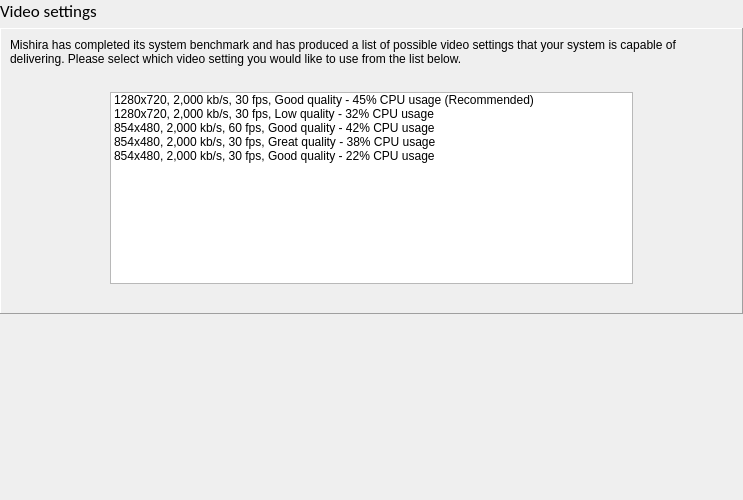
<?xml version="1.0" encoding="UTF-8"?>
<ui version="4.0">
 <class>BenchmarkResultsPage</class>
 <widget class="QWidget" name="BenchmarkResultsPage">
  <property name="geometry">
   <rect>
    <x>0</x>
    <y>0</y>
    <width>743</width>
    <height>500</height>
   </rect>
  </property>
  <property name="windowTitle">
   <string>Form</string>
  </property>
  <layout class="QVBoxLayout" name="verticalLayout">
   <property name="leftMargin">
    <number>0</number>
   </property>
   <property name="topMargin">
    <number>0</number>
   </property>
   <property name="rightMargin">
    <number>0</number>
   </property>
   <property name="bottomMargin">
    <number>0</number>
   </property>
   <item>
    <widget class="QLabel" name="label">
     <property name="font">
      <font>
       <family>Calibri</family>
       <pointsize>13</pointsize>
      </font>
     </property>
     <property name="text">
      <string>Video settings</string>
     </property>
    </widget>
   </item>
   <item>
    <widget class="StyledFrame" name="frame">
     <property name="frameShape">
      <enum>QFrame::Panel</enum>
     </property>
     <property name="frameShadow">
      <enum>QFrame::Raised</enum>
     </property>
     <layout class="QVBoxLayout" name="verticalLayout_2">
      <item>
       <widget class="QLabel" name="label_2">
        <property name="text">
         <string>Mishira has completed its system benchmark and has produced a list of possible video settings that your system is capable of delivering. Please select which video setting you would like to use from the list below.</string>
        </property>
        <property name="wordWrap">
         <bool>true</bool>
        </property>
       </widget>
      </item>
      <item>
       <spacer name="verticalSpacer">
        <property name="orientation">
         <enum>Qt::Vertical</enum>
        </property>
        <property name="sizeType">
         <enum>QSizePolicy::Fixed</enum>
        </property>
        <property name="sizeHint" stdset="0">
         <size>
          <width>20</width>
          <height>20</height>
         </size>
        </property>
       </spacer>
      </item>
      <item>
       <widget class="QWidget" name="widget_2" native="true">
        <layout class="QHBoxLayout" name="horizontalLayout">
         <property name="leftMargin">
          <number>100</number>
         </property>
         <property name="topMargin">
          <number>0</number>
         </property>
         <property name="rightMargin">
          <number>100</number>
         </property>
         <property name="bottomMargin">
          <number>0</number>
         </property>
         <item>
          <widget class="QListWidget" name="listWidget">
           <item>
            <property name="text">
             <string>1280x720, 2,000 kb/s, 30 fps, Good quality - 45% CPU usage (Recommended)</string>
            </property>
           </item>
           <item>
            <property name="text">
             <string>1280x720, 2,000 kb/s, 30 fps, Low quality - 32% CPU usage</string>
            </property>
           </item>
           <item>
            <property name="text">
             <string>854x480, 2,000 kb/s, 60 fps, Good quality - 42% CPU usage</string>
            </property>
           </item>
           <item>
            <property name="text">
             <string>854x480, 2,000 kb/s, 30 fps, Great quality - 38% CPU usage</string>
            </property>
           </item>
           <item>
            <property name="text">
             <string>854x480, 2,000 kb/s, 30 fps, Good quality - 22% CPU usage</string>
            </property>
           </item>
          </widget>
         </item>
        </layout>
       </widget>
      </item>
      <item>
       <spacer name="verticalSpacer_2">
        <property name="orientation">
         <enum>Qt::Vertical</enum>
        </property>
        <property name="sizeType">
         <enum>QSizePolicy::Fixed</enum>
        </property>
        <property name="sizeHint" stdset="0">
         <size>
          <width>20</width>
          <height>20</height>
         </size>
        </property>
       </spacer>
      </item>
     </layout>
    </widget>
   </item>
   <item>
    <widget class="EmbossWidgetSmall" name="widget" native="true">
     <property name="sizePolicy">
      <sizepolicy hsizetype="Preferred" vsizetype="MinimumExpanding">
       <horstretch>0</horstretch>
       <verstretch>0</verstretch>
      </sizepolicy>
     </property>
    </widget>
   </item>
  </layout>
 </widget>
 <customwidgets>
  <customwidget>
   <class>StyledFrame</class>
   <extends>QFrame</extends>
   <header>Widgets/styledframe.h</header>
   <container>1</container>
  </customwidget>
  <customwidget>
   <class>EmbossWidgetSmall</class>
   <extends>QWidget</extends>
   <header>Widgets/embosswidget.h</header>
   <container>1</container>
  </customwidget>
 </customwidgets>
 <resources/>
 <connections/>
</ui>
